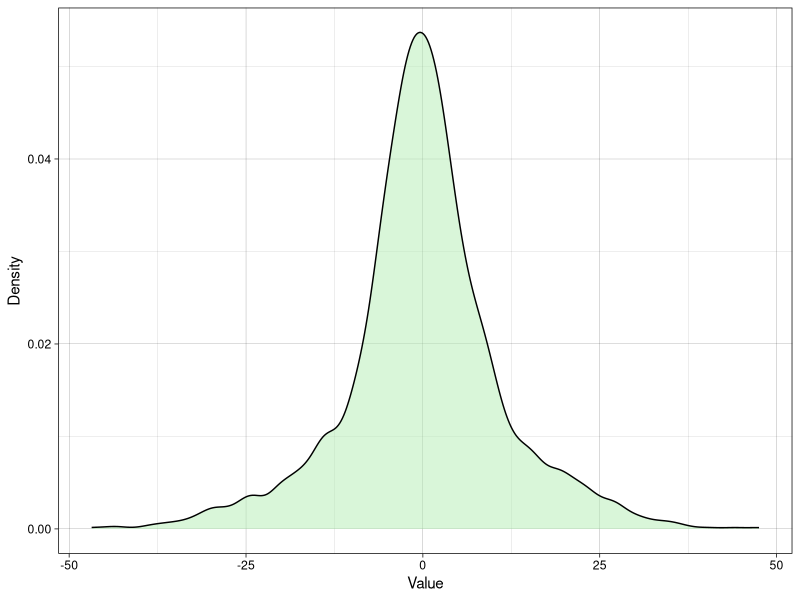
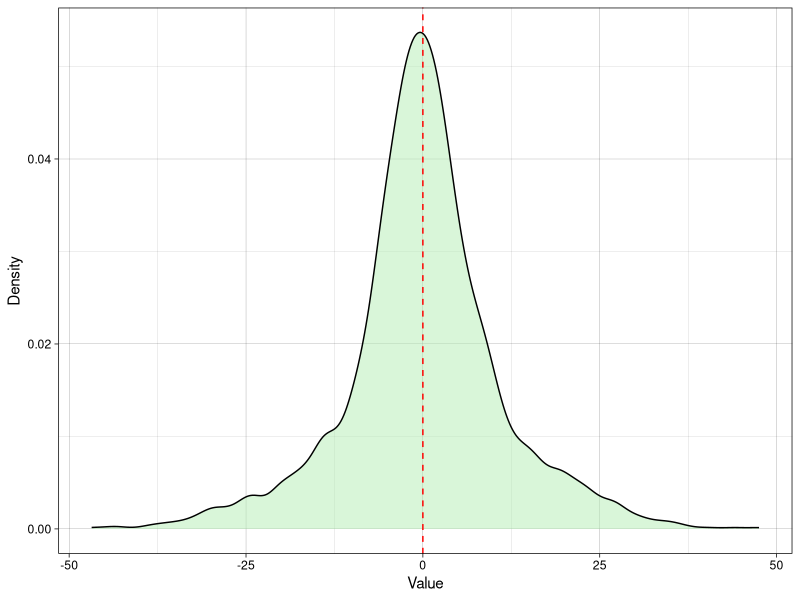
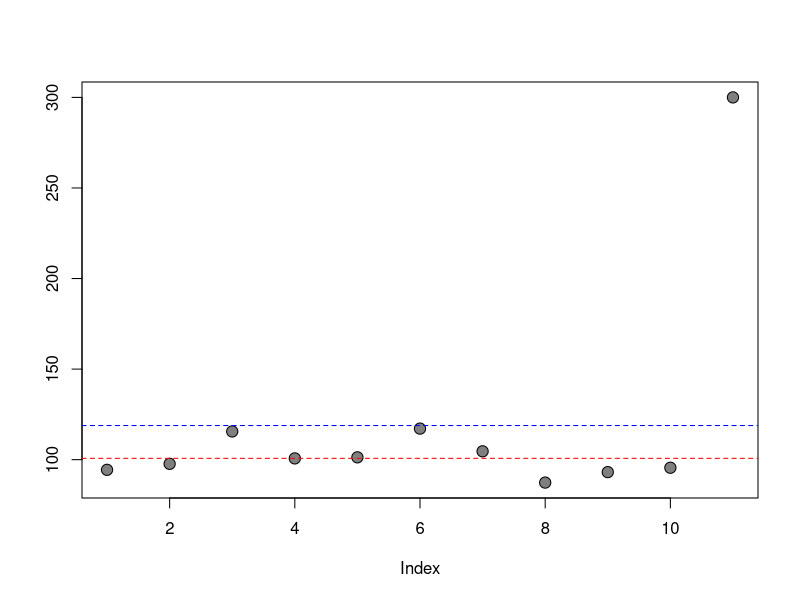
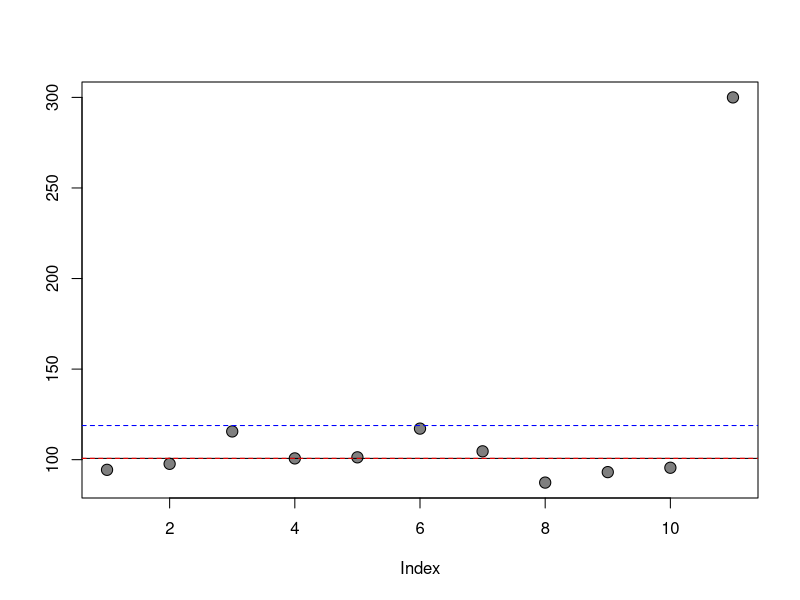
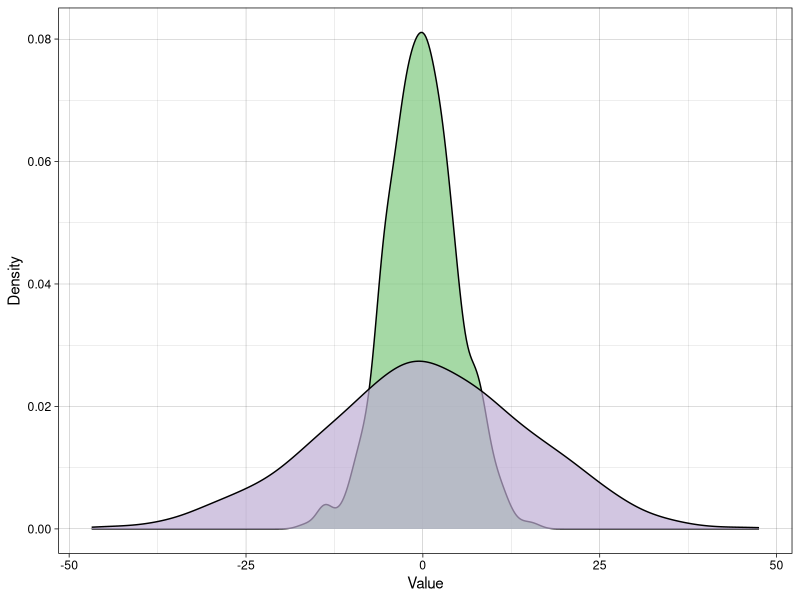
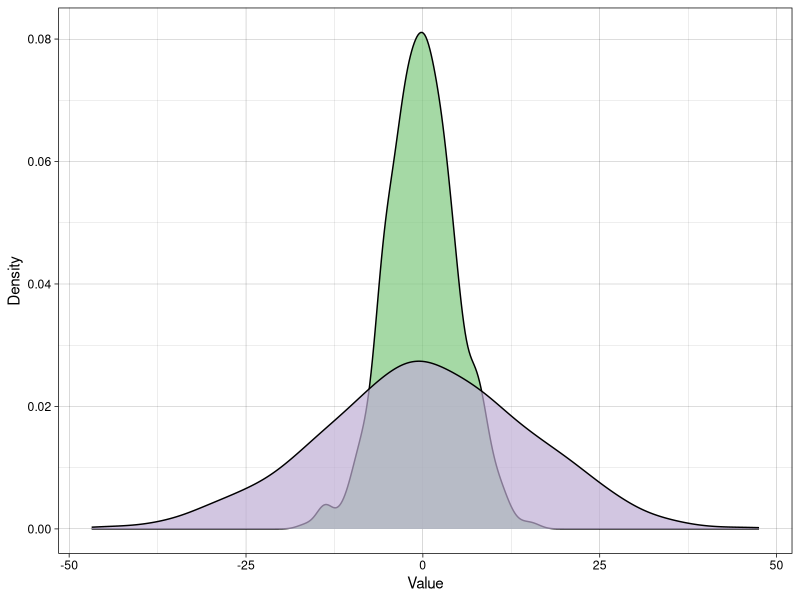

Source code (R) for these figures, in order:
## ---- chunk 1
knitr::opts_chunk$set(package.startup.message = FALSE)
library(ggplot2)
library(knitr)
library(dplyr)
library(kableExtra)
library(reshape2)
## ---- chunk 2
set.seed(1234)
df <- rnorm(1000, mean = 0, sd = 5)

df2 <- rnorm(1000, mean = 0, sd = 15)


df <- as.data.frame(cbind(df, df2))

plottable <- as.data.frame(melt(df))

p1 <- ggplot(plottable, aes(x=value)) + 
  geom_density(fill=c("darkseagreen2"), alpha = 0.5) + 
  xlab("Value") + ylab("Density") + 
  theme_linedraw()

p1
## ---- chunk 3
p1 + geom_vline(xintercept=0, linetype = "dashed", colour = "red")
## ---- chunk 4
# set seed to ensure "randomly" generated values
# are the same at each run
set.seed(123)

# generate ten random numbers with mean = 100 and sd = 10
seriesWithOutOutlier <- rnorm(10, mean = 100, sd = 10)

#mean without outlier
seriesWithOutOutlier_mean <- mean(seriesWithOutOutlier) 

# add an outlier to the series
seriesWithOutlier <- c(seriesWithOutOutlier, 300)
## ---- chunk 5
# plot this data
plot(seriesWithOutlier, pch =21, bg = "grey50", cex= 1.5, ylab="")
abline(h=seriesWithOutOutlier_mean, col="red", lty = 2)
abline(h=mean(seriesWithOutlier), col = "blue", lty = 2)
## ---- chunk 6
# plot this data
plot(seriesWithOutlier, pch =21, bg = "grey50", cex= 1.5, ylab="")
abline(h=median(seriesWithOutlier), col = "black", lty = 1)
abline(h=seriesWithOutOutlier_mean, col="red", lty = 2)
abline(h=mean(seriesWithOutlier), col = "blue", lty = 2)
## ---- chunk 7
cells <- c("Neutrophils", "Lymphocytes", "Monocytes", "Eosinophils", "Basophils")
counts <- c(50, 25, 9, 8, 8)

df <- as.data.frame(cbind(cells, counts))
colnames(df) <- c("Cell Type", "Count")

df %>% kable("html") %>% kable_styling(full_width = FALSE)
## ---- chunk 8
counts <- c(37, 37, 9, 7, 10)

df <- as.data.frame(cbind(cells, counts))
colnames(df) <- c("Cell Type", "Count")

df %>% kable("html") %>% kable_styling(full_width = FALSE)
## ---- chunk 9
p2 <- ggplot(plottable, aes(x=value, fill = variable)) + 
  geom_density(alpha = 0.7) + 
  scale_fill_brewer(palette = "Accent")+
  xlab("Value") + ylab("Density") +
  theme_linedraw() +
  theme(legend.position = "none") 

p2
## ---- chunk 10
p2
## ---- chunk 11
pg <- rnorm(10, mean = 0, sd = 5)
ng <- pg/1000

cv_df <- data.frame(cbind(pg,ng))

colnames(cv_df) <- c("Picograms", "Nanograms")

cv_df <- round(cv_df, digits = 3)

cv_df %>% kable("html") %>% kable_styling(full_width = FALSE)
## ---- chunk 12
pg_mean <- mean(pg)
pg_sd <- sd(pg)
pg_cv <- (pg_sd/pg_mean)*100

ng_mean <- mean(ng)
ng_sd <- sd(ng)
ng_cv <- (ng_sd/ng_mean)*100

summ <- data.frame (cbind(rbind(pg_mean, pg_sd, pg_cv), 
                          rbind(ng_mean, ng_sd, ng_cv)))
summ <- round(summ, digits = 3)

colnames(summ) <- c("Picograms", "Nanograms")
rownames(summ) <- c("Mean", "Standard Deviation", "Coefficient of Variation")

summ %>% kable("html") %>% kable_styling(full_width = FALSE, 
                                         bootstrap_options = c("striped", "hover", "condensed", "responsive"))
